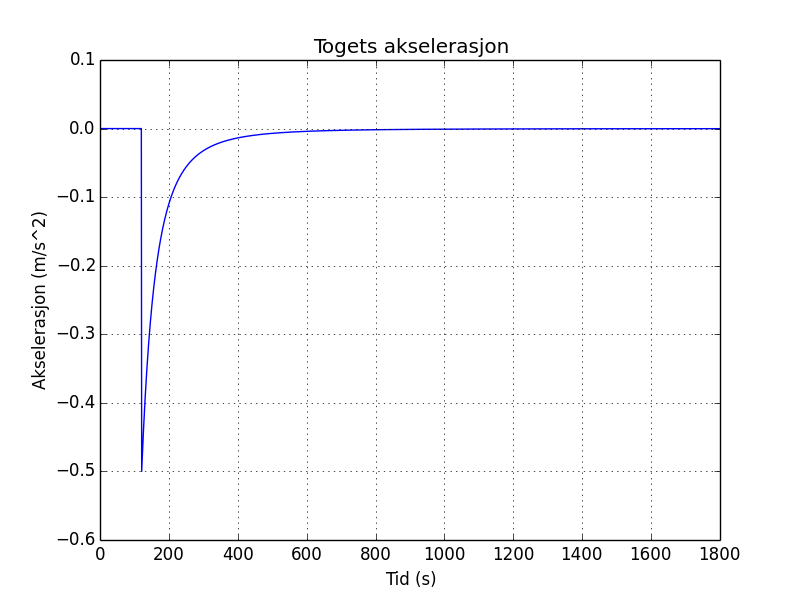

Here is the Python script that generated this plot:
# coding: utf-8

import numpy as np
import matplotlib.pyplot as plt

Tmin = 0
Tmax = 30*60
Tone = 120
Vzero = 30.0

x = range(Tmax+1)
y = [0]*len(x)

f = lambda t: -2*((Vzero*(Tone**2))/(t**3))

for n in range(Tone, Tmax): y[n+1] = f(n)

fig = plt.figure()
plt.axis([Tmin, Tmax, -0.6, 0.1])
plt.xlabel('Tid (s)')
plt.ylabel('Akselerasjon (m/s^2)')
plt.title('Togets akselerasjon')
plt.grid(True)
plt.plot(x, y)
plt.show()
fig.savefig('oppg_2b.png')
